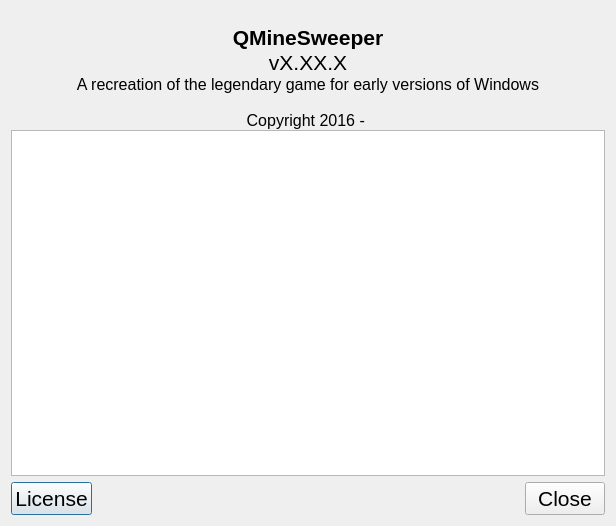
<?xml version="1.0" encoding="UTF-8"?>
<ui version="4.0">
 <class>AboutQmsDialog</class>
 <widget class="QDialog" name="AboutQmsDialog">
  <property name="geometry">
   <rect>
    <x>0</x>
    <y>0</y>
    <width>616</width>
    <height>526</height>
   </rect>
  </property>
  <property name="minimumSize">
   <size>
    <width>500</width>
    <height>0</height>
   </size>
  </property>
  <property name="windowTitle">
   <string>About QMineSweeper</string>
  </property>
  <property name="windowIcon">
   <iconset resource="../resources/icons.qrc">
    <normaloff>:/mine-icons/png/mine-icons/48-qminesweeper.png</normaloff>:/mine-icons/png/mine-icons/48-qminesweeper.png</iconset>
  </property>
  <layout class="QVBoxLayout" name="aboutQmsDialogFormLayout">
   <item>
    <layout class="QVBoxLayout" name="verticalLayout">
     <property name="spacing">
      <number>0</number>
     </property>
     <item>
      <widget class="QLabel" name="lblProgramIcon">
       <property name="text">
        <string/>
       </property>
       <property name="pixmap">
        <pixmap resource="../resources/icons.qrc">:/mine-icons/png/mine-icons/128-qminesweeper.png</pixmap>
       </property>
       <property name="alignment">
        <set>Qt::AlignCenter</set>
       </property>
      </widget>
     </item>
     <item>
      <widget class="QLabel" name="lblProgramName">
       <property name="font">
        <font>
         <pointsize>16</pointsize>
         <weight>75</weight>
         <bold>true</bold>
        </font>
       </property>
       <property name="text">
        <string>QMineSweeper</string>
       </property>
       <property name="alignment">
        <set>Qt::AlignCenter</set>
       </property>
      </widget>
     </item>
     <item>
      <widget class="QLabel" name="lblProgramVersion">
       <property name="font">
        <font>
         <pointsize>16</pointsize>
        </font>
       </property>
       <property name="text">
        <string>vX.XX.X</string>
       </property>
       <property name="alignment">
        <set>Qt::AlignCenter</set>
       </property>
      </widget>
     </item>
     <item>
      <widget class="QLabel" name="lblProgramDescription">
       <property name="font">
        <font>
         <pointsize>12</pointsize>
        </font>
       </property>
       <property name="text">
        <string>A recreation of the legendary game for early versions of Windows</string>
       </property>
       <property name="alignment">
        <set>Qt::AlignCenter</set>
       </property>
      </widget>
     </item>
     <item>
      <widget class="QLabel" name="lblProgramWebsite">
       <property name="font">
        <font>
         <pointsize>11</pointsize>
        </font>
       </property>
       <property name="toolTip">
        <string>&lt;html&gt;&lt;head/&gt;&lt;body&gt;&lt;p&gt;&lt;span style=&quot; font-size:11pt;&quot;&gt;Open the upstream URL for QMineSweeper in a default web browser&lt;/span&gt;&lt;/p&gt;&lt;/body&gt;&lt;/html&gt;</string>
       </property>
       <property name="text">
        <string/>
       </property>
       <property name="textFormat">
        <enum>Qt::AutoText</enum>
       </property>
       <property name="alignment">
        <set>Qt::AlignCenter</set>
       </property>
       <property name="textInteractionFlags">
        <set>Qt::TextBrowserInteraction</set>
       </property>
      </widget>
     </item>
     <item>
      <widget class="QLabel" name="lblProgramCopyright">
       <property name="font">
        <font>
         <pointsize>12</pointsize>
        </font>
       </property>
       <property name="text">
        <string>Copyright 2016 - </string>
       </property>
       <property name="textFormat">
        <enum>Qt::AutoText</enum>
       </property>
       <property name="alignment">
        <set>Qt::AlignCenter</set>
       </property>
      </widget>
     </item>
     <item>
      <widget class="QTextEdit" name="tbAboutQmsLicense">
       <property name="minimumSize">
        <size>
         <width>0</width>
         <height>200</height>
        </size>
       </property>
      </widget>
     </item>
    </layout>
   </item>
   <item>
    <layout class="QHBoxLayout" name="btnLicenseCloseGridLayout">
     <property name="sizeConstraint">
      <enum>QLayout::SetDefaultConstraint</enum>
     </property>
     <item>
      <widget class="QPushButton" name="btnLicense">
       <property name="font">
        <font>
         <pointsize>16</pointsize>
        </font>
       </property>
       <property name="toolTip">
        <string>&lt;html&gt;&lt;head/&gt;&lt;body&gt;&lt;p&gt;View license information about QMineSweeper&lt;/p&gt;&lt;/body&gt;&lt;/html&gt;</string>
       </property>
       <property name="text">
        <string>License</string>
       </property>
      </widget>
     </item>
     <item>
      <spacer name="btnLicenseCloseHorizontalSpacer">
       <property name="orientation">
        <enum>Qt::Horizontal</enum>
       </property>
       <property name="sizeHint" stdset="0">
        <size>
         <width>40</width>
         <height>20</height>
        </size>
       </property>
      </spacer>
     </item>
     <item>
      <widget class="QPushButton" name="btnCloseDialog">
       <property name="font">
        <font>
         <pointsize>16</pointsize>
        </font>
       </property>
       <property name="toolTip">
        <string>&lt;html&gt;&lt;head/&gt;&lt;body&gt;&lt;p&gt;Close this window&lt;/p&gt;&lt;/body&gt;&lt;/html&gt;</string>
       </property>
       <property name="text">
        <string>Close</string>
       </property>
      </widget>
     </item>
    </layout>
   </item>
  </layout>
 </widget>
 <resources>
  <include location="../resources/icons.qrc"/>
 </resources>
 <connections/>
</ui>
